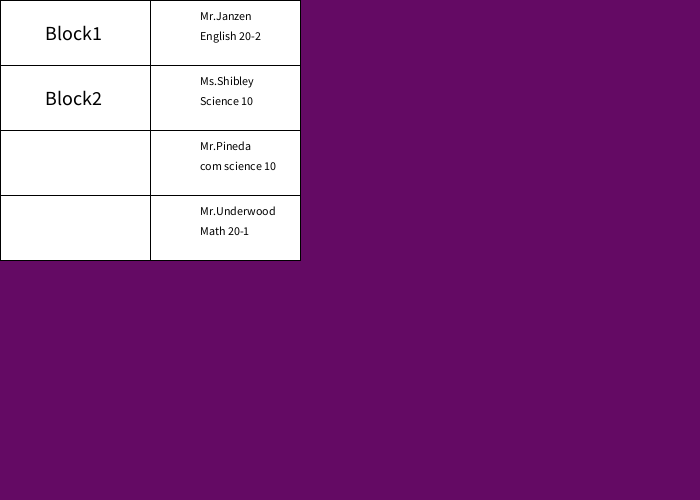
Frame 1 (no input)
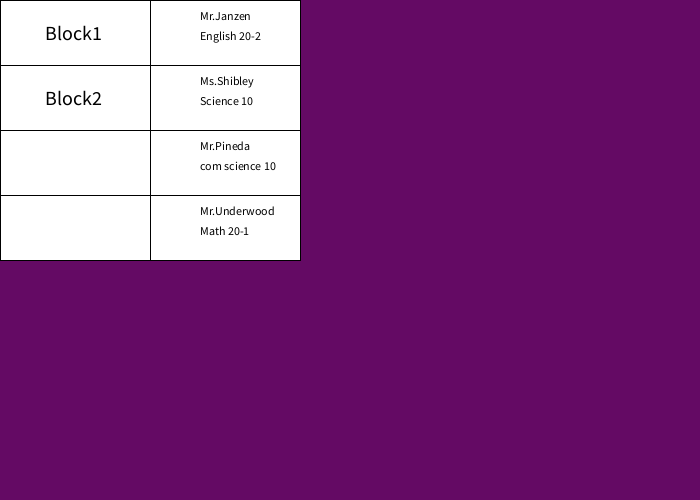
Frame 60 (the mouse pressed at the canvas centre just before this capture)
Frame 120 (the mouse held since frame 60 and released just before this capture): identical to frame 60, image omitted

The Processing sketch that drew these frames (run headless with seeded random() and noise(); from frame 60 on, the mouse is pressed at the canvas centre):

// Processing sketch: time_table
// ── time_table.pde
/**
 * <program/assignment name>
 * by <Your Name>
 * 
 * <Two sentence description of program>
 * 
 */

void setup() {
  size(700, 500); // Size of canvas
  background(100, 10, 100); // Background color as rgb values 
  
}

void draw() {
  
  fill(255,255,255);
  for (int x=0; x<2; x++) {
    for (int y=0; y<4; y++) {
      rect(150*x, 65*y, 150, 65);
    }
  }
  String teacher1 = "Mr.Janzen";
  String teacher2 = "Ms.Shibley";
  String teacher3 = "Mr.Pineda";
  String teacher4 = "Mr.Underwood";

  String course1 = "English 20-2";
  String course2 = "Science 10";
  String course3 = "com science 10";
  String course4 = "Math 20-1";
  
  textSize(12);
  fill(0,0,0);
  text(teacher1,200,20);
  text(course1,200,40); //The block1 course and teacher's name
  
  text(teacher2,200,85);
  text(course2,200,105); //the information for block2

  text(teacher3,200,150);
  text(course3,200,170); //the information for block3
  
  text(teacher4,200,215);
  text(course4,200,235); //the information for block4

  textSize(20);
  text("Block1",45,40); // type block1 on time table
  
  text("Block2",45,105); //type block2 on time table

}
